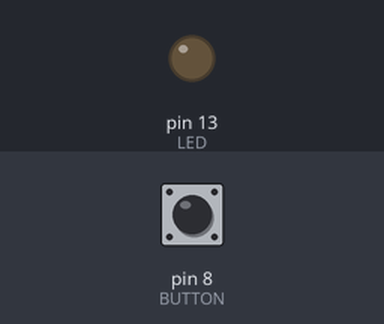
The sketch below on a simulated Arduino Uno, built with avr-gcc and run on an emulated ATmega328P. Shown: output pins drawn as LEDs (lit = HIGH). Inputs (shaded band) come from the test bench; at power-on: pin 8 (BUTTON) LOW.

Above: at 1.2 s.
1.3 s: pin 8 (BUTTON) pulled HIGH for 0.15 s
At 1.37 s:
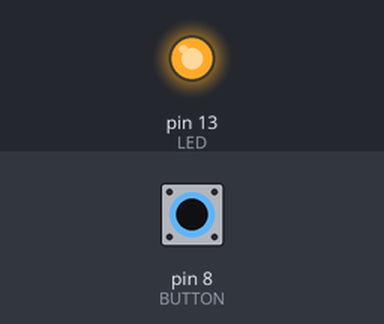
2.9 s: pin 8 (BUTTON) pulled HIGH for 3.2 s
At 7.2 s:
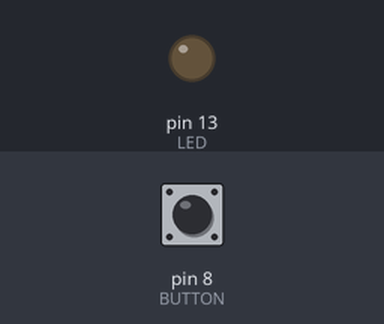
Timing chart, 0 to 8.7 s (numbered marks = the images above; inputs shaded):
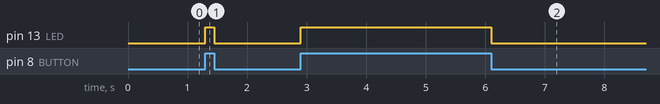

The sketch:

button.ino
```cpp
const int LED = 13;
const int BUTTON = 8;

void setup()
{
  pinMode(LED, OUTPUT);
  pinMode(BUTTON, INPUT);

  digitalWrite(LED, LOW);
}

void loop()
{
  int inputValue = digitalRead(BUTTON);

  if (inputValue == HIGH) {
    digitalWrite(LED, HIGH);
  } else {
    digitalWrite(LED, LOW);
  }
}
```

Measured:
- after the input at 1.3 s, pin 13 (LED): LOW → HIGH at once, → LOW 0.15 s later
- after the input at 2.9 s, pin 13 (LED): LOW → HIGH at once, → LOW 3.2 s later
